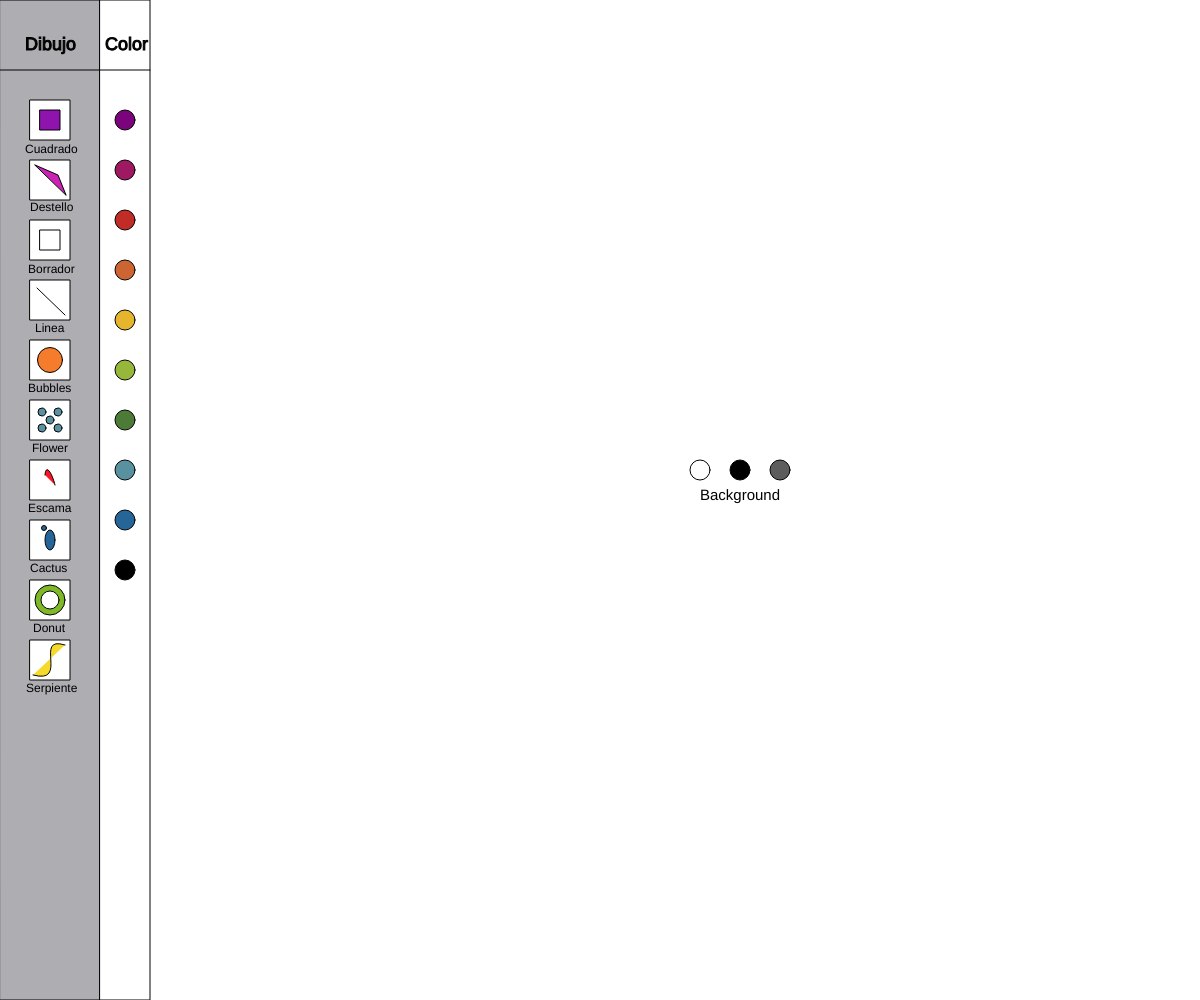
Frame 1 (no input)
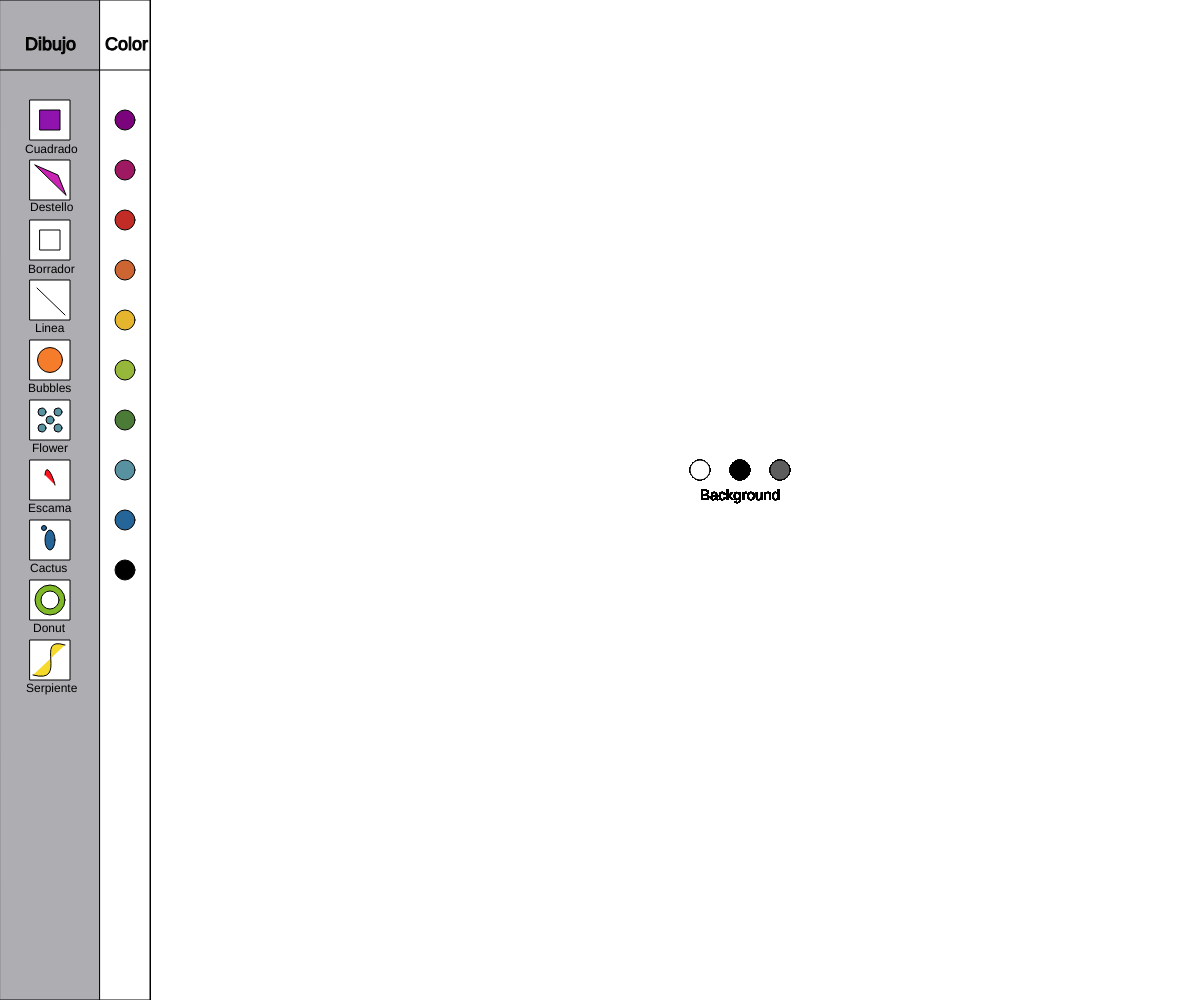
Frame 60 (no input)
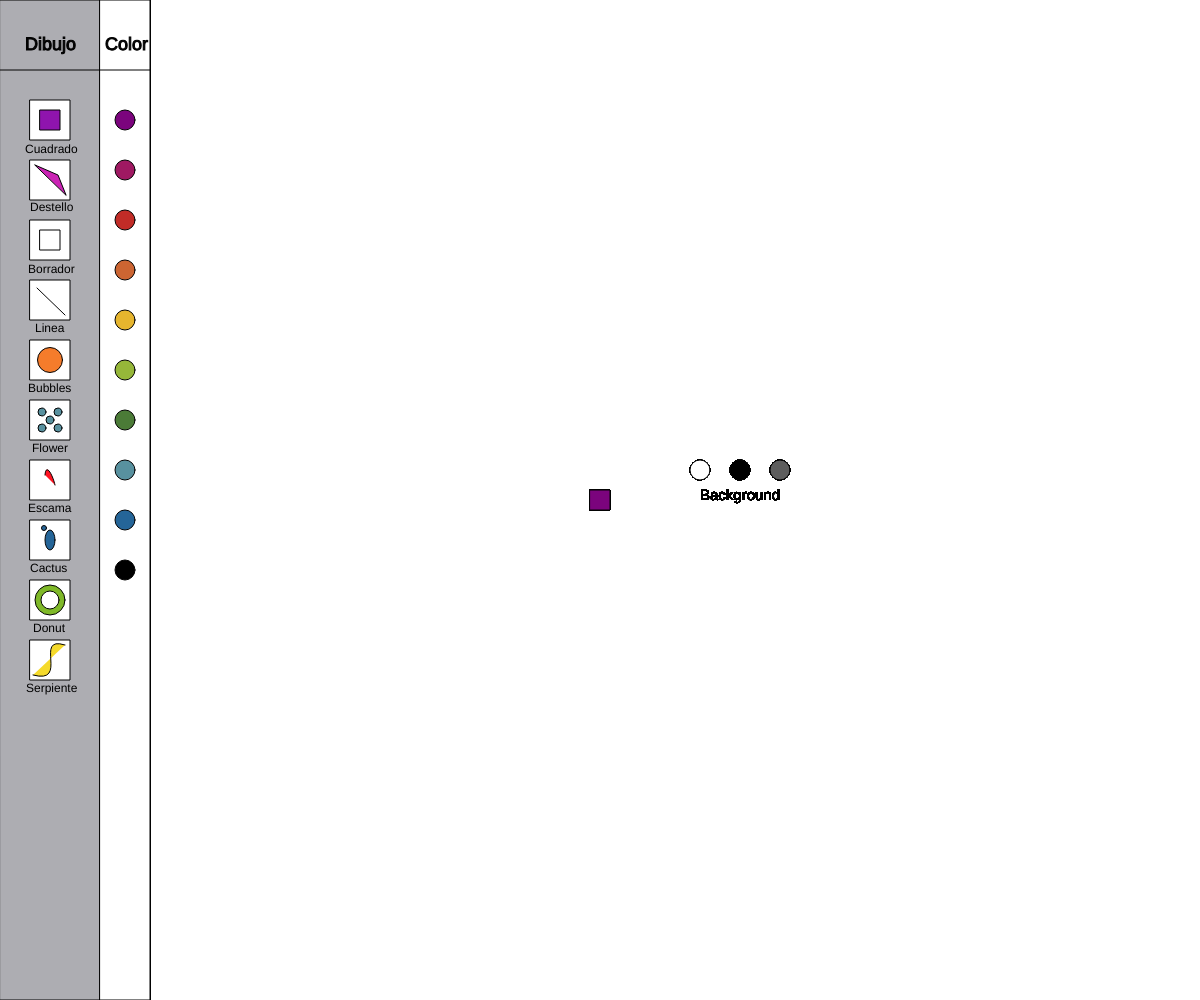
Frame 120 (the mouse pressed at the canvas centre since frame 60)

The p5.js sketch that drew these frames (run headless with seeded random() and noise() and a simulated clock; from frame 60 on, the mouse is pressed at the canvas centre):

// p5.js sketch
// ── sketch.js
// Variables de los botones de herramientas
var boton1x = 30;
var boton1y = 100;
var boton1tam = 40;

var boton2x = 30;
var boton2y = 160;
var boton2tam = 40;

var boton7x = 30;
var boton7y = 220;
var boton7tam = 40;

var boton8x = 30;
var boton8y = 280;
var boton8tam = 40;

var boton6x = 30;
var boton6y = 340;
var boton6tam = 40;

var boton9x = 30;
var boton9y = 400;
var boton9tam = 40;

var boton10x = 30;
var boton10y = 460;
var boton10tam = 40;

var boton11x = 30;
var boton11y = 520;
var boton11tam = 40;

var boton12x = 30;
var boton12y = 580;
var boton12tam = 40;

var boton13x = 30;
var boton13y = 640;
var boton13tam = 40;

// Variables de los botones de los colores

var boton3x = 125;
var boton3y = 120;
var boton3tam = 20;

var boton4x = 125;
var boton4y = 170;
var boton4tam = 20;

var botonc5x = 125;
var botonc5y = 220;
var botonc5am = 20;

var botonc6x = 125;
var botonc6y = 270;
var botonc6tam = 20;

var botonc7x = 125;
var botonc7y = 320;
var botonc7tam = 20;

var botonc8x = 125;
var botonc8y = 370;
var botonc8tam = 20;

var botonc9x = 125;
var botonc9y = 420;
var botonc9tam = 20;

var botonc10x = 125;
var botonc10y = 470;
var botonc10tam = 20;

var botonc11x = 125;
var botonc11y = 520;
var botonc11tam = 20;

var botonc12x = 125;
var botonc12y = 570;
var botonc12tam = 20;

//Variables del fondo

var backx1 = 700;
var backy1 = 470;
var back1tam = 20;

var backx2 = 740;
var backy2 = 470;
var back2tam = 20;

var backx3 = 780;
var backy3 = 470;
var back3tam = 20;




//Variables de herramientas y de color, ayudan a definir cual elemento se tiene
//seleccionado
var herramienta = 0;
var colorSelect = 0;

function setup() {

  createCanvas(windowWidth, windowHeight);
  background(255);

}

function draw() {
 
  // Cuadrados que se utilizan en el fondo. (Donde están los colores 
  // y las herramientas
  
  stroke(3);
  fill(173, 173, 178);
  rect(0, 0, 100, windowHeight);
  stroke(3);
  fill(255);
  rect(100, 0, 50, windowHeight);
 


  //textSize(40);
  //fill(159,25,98);
  //text('Dibuja acá', windowWidth / 2, 70);

  //Texto de la función que cada una de las herramientas representa
  //También están los títulos de las columnas (Dibujo, color)
  
  stroke(3);
  textSize(18);
  fill(0);
  text('Color', 105, 50);
  
  stroke(3);
  textSize(18);
  fill(0);
  text('Dibujo', 25, 50);

  noStroke();
  textSize(12);
  fill(0);
  text('Cuadrado', 25, 153);

  textSize(12);
  fill(0);
  text('Destello', 30, 211);

  textSize(12);
  fill(0);
  text('Borrador', 28, 273);

  textSize(12);
  fill(0);
  text('Linea', 35, 332);

  textSize(12);
  fill(0);
  text('Bubbles', 28, 392);

  textSize(12);
  fill(0);
  text('Flower', 32, 452);

  textSize(12);
  fill(0);
  text('Escama', 28, 512);

  textSize(12);
  fill(0);
  text('Cactus', 30, 572);
  
  textSize(12);
  fill(0);
  text('Donut', 33, 632);
  
  textSize(12);
  fill(0);
  text('Serpiente', 26, 692);
  
    textSize(15);
  fill(0);
  text('Background', 700, 500);


stroke(3);
  line(0, 70, 150, 70);
  
  // Con éstas funciones se crean los botones de las herramientas de dibujo
  // Los círculos representan los colores que el usuario puede seleccionar 
  // y los cuadrados representan la funcion que tiene cada uno de los cuadrados.

  //Ellipses de los botones para cambiar del color.
  stroke(3);
  
  //Backgroung

  fill(255);
  ellipse(backx1, backy1, back1tam, back1tam);
 fill(0);
  ellipse(backx2, backy2, back2tam, back2tam);
  fill(93,93,93);
  ellipse(backx3, backy3, back3tam, back3tam);
 
  fill(123, 4, 125);
  ellipse(boton3x, boton3y, boton3tam, boton3tam);
  fill(159, 25, 98);
  ellipse(boton4x, boton4y, boton4tam, boton4tam);
  fill(193, 44, 39);
  ellipse(botonc5x, botonc5y, botonc5am, botonc5am);
  fill(204, 101, 50);
  ellipse(botonc6x, botonc6y, botonc6tam, botonc6tam);
  fill(230, 181, 46);
  ellipse(botonc7x, botonc7y, botonc7tam, botonc7tam);
  fill(150, 183, 57);
  ellipse(botonc8x, botonc8y, botonc8tam, botonc8tam);
  fill(75, 123, 55);
  ellipse(botonc9x, botonc9y, botonc9tam, botonc9tam);
  fill(88, 145, 159);
  ellipse(botonc10x, botonc10y, botonc10tam, botonc10tam);
  fill(37, 101, 152);
  ellipse(botonc11x, botonc11y, botonc11tam, botonc11tam);
  fill(0);
  ellipse(botonc12x, botonc12y, botonc12tam, botonc12tam);

  //Cuadrados de los botones de las herramientas
  
  fill(255);
  rect(boton1x, boton1y, boton1tam, boton1tam);
  fill(255);
  rect(boton2x, boton2y, boton2tam, boton2tam);
  fill(255);
  rect(boton6x, boton6y, boton6tam, boton6tam);
  fill(255);
  rect(boton7x, boton7y, boton7tam, boton7tam);
  fill(255);
  rect(boton8x, boton8y, boton8tam, boton8tam);
  fill(255);
  rect(boton9x, boton9y, boton9tam, boton9tam);
  fill(255);
  rect(boton10x, boton10y, boton10tam, boton10tam);
  fill(255);
  rect(boton11x, boton11y, boton11tam, boton11tam);
  fill(255);
  rect(boton12x, boton12y, boton12tam, boton12tam);
  fill(255);
  rect(boton13x, boton13y, boton13tam, boton13tam);

 // Dibujos de los elementos dentro de los cuadrados blancos 
    
    fill(245,218,43);
     bezierDetail(50);
     bezier(65,  645, 33,  635, 70,685, 33, 675);
     
     //Dona
     fill(127,185,40);
     ellipse(50, 600, 30, 30);
       fill(255);
        ellipse(50, 600, 18,18);

//Cuadrado
fill(143,20,174);
rect( 40, 110, 20, 20);

//Borrador
stroke(3);
fill(1255);
rect( 40, 230, 20, 20);

//Linea
fill(202,35,180);
line(37,288,65,315);

//destello
triangle(35, 165, 58, 175, 66, 195);

//bubble
fill(245,124,43);
ellipse(50, 360, 25, 25);

//Escama
fill(255,20,34);
curve (50, 560, 45, 475, 55, 485, 60, 540);

//flower
fill(88, 145, 159);
ellipse(50, 420, 8, 8);
      ellipse(50+8, 420+8, 8, 8);
      ellipse(50-8, 420-8, 8, 8);
      ellipse(50+8, 420-8, 8, 8);
      ellipse(50-8, 420+8, 8, 8);
      
// cactus
fill(37, 101, 152);
ellipse(50,540,10,20);
ellipse(44,528,5,5);

  if (mouseIsPressed) {
    // Definimos el área sensible de los botones y para que sirven.
    // En este caso tenemos dos botones que sirven para cambiar entre
    // dos herramientas. En esta funcion se escriben los elementos sensibles tanto
    //tanto para los colores como las herramientas.
    
    if (mouseX > boton1x && mouseX < boton1x + boton1tam &&
      mouseY > boton1y && mouseY < boton1y + boton1tam) {
      herramienta = 0;
    }
    if (mouseX > boton2x && mouseX < boton2x + boton2tam &&
      mouseY > boton2y && mouseY < boton2y + boton2tam) {
      herramienta = 1;
    }
    // Y dos botones que sirven para cambiar entre dos colores.
    if (mouseX > boton3x && mouseX < boton3x + boton3tam &&
      mouseY > boton3y && mouseY < boton3y + boton3tam) {
      colorSelect = 0;
    }
    if (mouseX > boton4x && mouseX < boton4x + boton4tam &&
      mouseY > boton4y && mouseY < boton4y + boton4tam) {
      colorSelect = 1;
    }

    if (mouseX > botonc5x && mouseX < botonc5x + botonc5am &&
      mouseY > botonc5y && mouseY < botonc5y + botonc5am) {
      colorSelect = 2;
    }

    if (mouseX > boton6x && mouseX < boton6x + boton6tam &&
      mouseY > boton6y && mouseY < boton6y + boton6tam) {
      herramienta = 3;
    }

    if (mouseX > boton7x && mouseX < boton7x + boton7tam &&
      mouseY > boton7y && mouseY < boton7y + boton7tam) {
      herramienta = 4;
    }

    if (mouseX > boton8x && mouseX < boton8x + boton8tam &&
      mouseY > boton8y && mouseY < boton8y + boton8tam) {
      herramienta = 5;
    }
    
     if (mouseX > boton8x && mouseX < boton8x + boton8tam &&
      mouseY > boton8y && mouseY < boton8y + boton8tam) {
      herramienta = 5;
    }
    
    if (mouseX > boton9x && mouseX < boton9x + boton9tam &&
      mouseY > boton9y && mouseY < boton9y + boton9tam) {
      herramienta = 6;
    }
    
    if (mouseX > boton10x && mouseX < boton10x + boton10tam &&
      mouseY > boton10y && mouseY < boton10y + boton10tam) {
      herramienta = 7;
    }
    
    if (mouseX > boton11x && mouseX < boton11x + boton11tam &&
      mouseY > boton11y && mouseY < boton11y + boton11tam) {
      herramienta = 8;
    }
    
     if (mouseX > boton12x && mouseX < boton12x + boton12tam &&
      mouseY > boton12y && mouseY < boton12y + boton12tam) {
      herramienta = 9;
    }
    
     if (mouseX > boton13x && mouseX < boton13x + boton13tam &&
      mouseY > boton13y && mouseY < boton13y + boton13tam) {
      herramienta = 10;
    }



    // Colorset.

    if (mouseX > botonc6x && mouseX < botonc6x + botonc6tam &&
      mouseY > botonc6y && mouseY < botonc6y + botonc6tam) {
      colorSelect = 3;
    }

    if (mouseX > botonc7x && mouseX < botonc7x + botonc7tam &&
      mouseY > botonc7y && mouseY < botonc7y + botonc7tam) {
      colorSelect = 4;
    }

    if (mouseX > botonc8x && mouseX < botonc8x + botonc8tam &&
      mouseY > botonc8y && mouseY < botonc8y + botonc8tam) {
      colorSelect = 5;
    }

    if (mouseX > botonc9x && mouseX < botonc9x + botonc9tam &&
      mouseY > botonc9y && mouseY < botonc9y + botonc9tam) {
      colorSelect = 6;
    }

    if (mouseX > botonc10x && mouseX < botonc10x + botonc10tam &&
      mouseY > botonc10y && mouseY < botonc10y + botonc10tam) {
      colorSelect = 7;
    }

    if (mouseX > botonc11x && mouseX < botonc11x + botonc11tam &&
      mouseY > botonc11y && mouseY < botonc11y + botonc11tam) {
      colorSelect = 8;
    }

    if (mouseX > botonc12x && mouseX < botonc12x + botonc12tam &&
      mouseY > botonc12y && mouseY < botonc12y + botonc12tam) {
      colorSelect = 9;

    }
    
    //Fondo
    
    
     if (mouseX > backx1 && mouseX < backx1 + back1tam &&
      mouseY >  backy1 && mouseY < backy1 + back1tam) {
      herramienta = 21;

    }
    
    if (mouseX > backx2 && mouseX < backx2 + back2tam &&
      mouseY >  backy2 && mouseY < backy2 + back2tam) {
      herramienta = 22;

    }
    
    if (mouseX > backx3 && mouseX < backx3 + back3tam &&
      mouseY >  backy3 && mouseY < backy3 + back3tam) {
      herramienta = 23;

    }
    // Una vez seleccionado el color, lo usamos para cambiar el
    // color de relleno de la figura que pintamos después.
    
    if (colorSelect == 0) {
      fill(123, 4, 125);
    }
    if (colorSelect == 1) {
      fill(159, 25, 98);
    }

    if (colorSelect == 2) {
      fill(193, 44, 39);
    }

    if (colorSelect == 3) {
      fill(204, 101, 50);
    }
    if (colorSelect == 4) {
      fill(230, 181, 46);
    }

    if (colorSelect == 5) {
      fill(150, 183, 57);
    }

    if (colorSelect == 6) {
      fill(75, 123, 55);
    }
    if (colorSelect == 7) {
      fill(88, 145, 159);
    }

    if (colorSelect == 8) {
      fill(37, 101, 152);
    }

    if (colorSelect == 9) {
      fill(0);
    }
   
    
    // A tavés de éstos métodos se define que función va a tener cada una de 
    //las  herramientas.
    
    if (herramienta == 0) {

      rect(mouseX - 10, mouseY - 10, 20, 20);

    }
    if (herramienta == 1) {
      triangle(mouseX - 10, mouseY - 10, 58, 20, 86, 75);

    }

    if (herramienta == 3) {


      smooth();
      ellipse(mouseX, mouseY, 36, 36);
      noSmooth();
      ellipse(mouseX, mouseY, 36, 36);

    }

    if (herramienta == 4) {


      noStroke();
      fill(255);
      rect(mouseX, mouseY, 50, 50);

    }

    if (herramienta == 5) {

      noStroke();
      ellipse(mouseX, mouseY, 5, 5);

    }
    
    
    if (herramienta == 6) {

      ellipse(mouseX, mouseY, 10, 10);
      ellipse(mouseX+10, mouseY+10, 10, 10);
      ellipse(mouseX-10, mouseY-10, 10, 10);
      ellipse(mouseX+10, mouseY-10, 10, 10);
      ellipse(mouseX-10, mouseY+10, 10, 10);

    }
    
     if (herramienta == 7) {

       
    curve (mouseX +10, mouseY +90, mouseX +5, mouseY +5, mouseX +15, mouseY +15,
           mouseX +10, mouseY +70);

    }
    
      if (herramienta == 8) {

      
        beginShape();
curveVertex(mouseX +84, mouseY +91);
curveVertex(mouseX +84, mouseY +91);
curveVertex(mouseX +68, mouseY +19);
curveVertex(mouseX +21, mouseY +17);
curveVertex(mouseX +32, mouseY +100);
curveVertex(mouseX +32, mouseY +100);
endShape();
        ellipse(mouseX, mouseY, 30,30);
    }
    
     if (herramienta == 9) {

      ellipseMode(CENTER); 

ellipse(mouseX, mouseY, 50, 50);
       fill(255);
        ellipse(mouseX, mouseY, 30,30);
    }
    
     if (herramienta == 10) {

      
       bezierDetail(50);
bezier(mouseX +85, mouseY+ 20, mouseX +10, mouseY+ 10, mouseX +90,mouseY+ 90, mouseX +15,mouseY+ 80);
    }
    
   
    //Herramientas para cambiar de color el fondo de la pantalla en la cual se dibuja
    
 if (herramienta == 21) {

      background(255);
 }
    
    if (herramienta == 22) {
      background(0);
       textSize(15);
      
  fill(255);
  text('Background', 700, 500);
      
 }
    
    if (herramienta == 23) {

      background(93,93,93);
      
 }
  }
}
